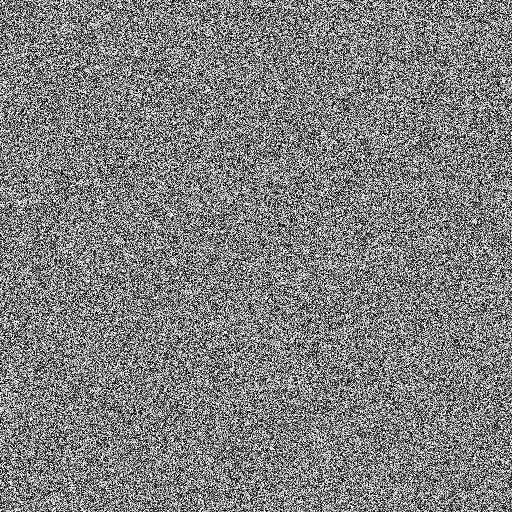
#> input picture output/share1.png, 512 x 512 px
$ python main.py --cover output/share1.png --watermark output/share2.png
#> lines starting #> are read from the running program, lines starting #| are printed output that depends on the picture
### modules/encryption_module.py
import cv2
import numpy as np
import os

def load_image(image_path):
    """
    Load a grayscale image from the given path.
    Returns:
        image: numpy.ndarray (dtype: uint8)
    """
    image = cv2.imread(image_path, cv2.IMREAD_GRAYSCALE)
    if image is None:
        raise FileNotFoundError(f"Image not found at {image_path}")
    return image


def split_HSB_LSB(image, n_bits):
    """
    Split image pixels into HSB (Higher Significant Bits) and LSB (Lower Significant Bits).
    Args:
        image: numpy.ndarray
        n_bits: Number of LSB bits (1-8)
    Returns:
        HSB: numpy.ndarray
        LSB: numpy.ndarray
    """
    HSB = (image >> n_bits) << n_bits
    LSB = image & ((1 << n_bits) - 1)
    return HSB, LSB


def additive_secret_sharing(HSB, LSB):
    """
    Perform additive secret sharing on both HSB and LSB.
    Args:
        HSB: numpy.ndarray
        LSB: numpy.ndarray
    Returns:
        share1, share2: Two secret shares as numpy.ndarrays
    """
    shape = HSB.shape
    # Random values for HSB and LSB shares
    rand_HSB = np.random.randint(0, 256, shape, dtype=np.uint8)
    rand_LSB = np.random.randint(0, 256, shape, dtype=np.uint8)

    share1 = ((rand_HSB & 0xF0) | (rand_LSB & 0x0F))
    share2 = ((HSB + LSB - share1) % 256).astype(np.uint8)

    return share1, share2


def block_scramble(image, block_size):
    """
    Apply block-level scrambling to the given image.
    Args:
        image: numpy.ndarray
        block_size: size of the block (eg. 2 for 2x2)
    Returns:
        scrambled_image: numpy.ndarray
    """
    scrambled_image = image.copy()
    h, w = image.shape
    num_blocks_h = h // block_size
    num_blocks_w = w // block_size

    indices = [(i, j) for i in range(num_blocks_h) for j in range(num_blocks_w)]
    np.random.shuffle(indices)

    for idx, (i, j) in enumerate(indices):
        target_i, target_j = divmod(idx, num_blocks_w)
        if (target_i, target_j) != (i, j):
            # swap blocks
            block1 = image[i*block_size:(i+1)*block_size, j*block_size:(j+1)*block_size].copy()
            block2 = image[target_i*block_size:(target_i+1)*block_size, target_j*block_size:(target_j+1)*block_size].copy()

            scrambled_image[i*block_size:(i+1)*block_size, j*block_size:(j+1)*block_size] = block2
            scrambled_image[target_i*block_size:(target_i+1)*block_size, target_j*block_size:(target_j+1)*block_size] = block1

    return scrambled_image


def save_image(output_path, image):
    """
    Save an image to disk.
    Args:
        output_path: str
        image: numpy.ndarray
    """
    os.makedirs(os.path.dirname(output_path), exist_ok=True)
    cv2.imwrite(output_path, image)


# 🔵 Example test driver
# [17 lines that do not run on import are left out]

### modules/embedding_module.py
import cv2
import numpy as np
import os
from modules.encryption_module import load_image, save_image

def load_watermark(watermark_path):
    """
    Load a binary watermark image and flatten to 1D bit array.
    """
    watermark = cv2.imread(watermark_path, cv2.IMREAD_GRAYSCALE)
    if watermark is None:
        raise FileNotFoundError(f"Watermark not found at {watermark_path}")
    _, binary_wm = cv2.threshold(watermark, 127, 1, cv2.THRESH_BINARY)
    return binary_wm.flatten()

def block_predictor(block):
    """
    Predict the bottom-right pixel of a 2x2 block using average of other 3.
    """
    a, b, c, _ = block.flatten()
    prediction = (int(a) + int(b) + int(c)) // 3
    return prediction

def calculate_prediction_error(image):
    """
    For each 2x2 block, compute prediction error at (i+1,j+1).
    Returns:
        errors: list of tuples (i, j, error)
    """
    h, w = image.shape
    errors = []
    for i in range(0, h - 1, 2):
        for j in range(0, w - 1, 2):
            block = image[i:i+2, j:j+2]
            if block.shape == (2, 2):
                pred = block_predictor(block)
                actual = int(block[1, 1])
                error = actual - pred
                errors.append((i+1, j+1, error))
    return errors

def embed_watermark_bits(image, watermark_bits):
    """
    Embed watermark bits into image using histogram shifting.
    Returns watermarked image and embedding positions.
    """
    marked = image.copy()
    errors = calculate_prediction_error(image)
    histogram = {}

    for _, _, e in errors:
        histogram[e] = histogram.get(e, 0) + 1

    # Most frequent error (ME)
    if not histogram:
        raise ValueError("No prediction errors calculated.")
    ME = max(histogram, key=histogram.get)

    embedded_positions = []
    bit_idx = 0

    for i, j, e in errors:
        if bit_idx >= len(watermark_bits):
            break

        if e == ME:
            bit = watermark_bits[bit_idx]
            pixel = int(marked[i, j])
            marked[i, j] = np.clip(pixel + bit, 0, 255)
            embedded_positions.append((i, j))
            bit_idx += 1
        elif e > ME:
            # Histogram shifting
            marked[i, j] = np.clip(marked[i, j] + 1, 0, 255)

    return marked, embedded_positions

# 🔵 Example test driver
# [14 lines that do not run on import are left out]

### modules/decryption_extraction_module.py
import numpy as np
import cv2

def combine_shares(share1, share2):
    """
    Combine two encrypted shares to get marked encrypted image.
    """
    return (share1.astype(np.uint16) + share2.astype(np.uint16)) % 256


def inverse_scramble(scrambled_image, block_size, seed=None):
    """
    Reverse block scrambling. Requires known block shuffle order (use same seed).
    """
    if seed is not None:
        np.random.seed(seed)

    image = scrambled_image.copy()
    h, w = image.shape
    num_blocks_h = h // block_size
    num_blocks_w = w // block_size

    indices = [(i, j) for i in range(num_blocks_h) for j in range(num_blocks_w)]
    shuffled = indices.copy()
    np.random.shuffle(shuffled)

    reverse_map = {v: k for k, v in zip(indices, shuffled)}

    unscrambled_image = image.copy()
    for (i, j), (orig_i, orig_j) in reverse_map.items():
        block = image[i*block_size:(i+1)*block_size, j*block_size:(j+1)*block_size]
        unscrambled_image[orig_i*block_size:(orig_i+1)*block_size, orig_j*block_size:(orig_j+1)*block_size] = block

    return unscrambled_image


def extract_watermark(marked_image, max_bits=1024):
    """
    Extract watermark bits from the marked image using inverse PEE.
    Assumes 2x2 block structure.
    """
    h, w = marked_image.shape
    watermark_bits = []
    embedded_positions = []

    for i in range(0, h - 1, 2):
        for j in range(0, w - 1, 2):
            block = marked_image[i:i+2, j:j+2]
            a, b = block[0, 0], block[0, 1]
            c, d = block[1, 0], block[1, 1]

            predicted = int((int(a) + int(b) + int(c)) / 3)
            e = int(d) - predicted

            if e == 0:
                watermark_bits.append(0)
                embedded_positions.append((i+1, j+1))
            elif e == 1:
                watermark_bits.append(1)
                embedded_positions.append((i+1, j+1))

            if len(watermark_bits) >= max_bits:
                return np.array(watermark_bits), embedded_positions

    return np.array(watermark_bits), embedded_positions

def recover_image(marked_image, watermark_bits, embedded_positions):
    """
    Recovers the original image by subtracting watermark bits from the marked image at the embedding positions.
    This reverses the histogram shifting-based embedding.
    """
    recovered = marked_image.copy()

    for (bit, (i, j)) in zip(watermark_bits, embedded_positions):
        recovered[i, j] = np.clip(recovered[i, j] - bit, 0, 255)

    return recovered


# [5 lines left out: function reconstruct_image, not called in this run]
def decrypt_and_extract(marked_share1, marked_share2, block_size=2, seed=None, n_bits=4):
    """
    Complete pipeline to decrypt the image and extract the watermark bits.
    """
    # Step 1: Reverse scrambling
    unscrambled1 = inverse_scramble(marked_share1, block_size, seed)
    unscrambled2 = inverse_scramble(marked_share2, block_size, seed)

    # Step 2: Combine shares
    marked_image = combine_shares(unscrambled1, unscrambled2)

    # Step 3: Extract watermark
    watermark_bits, embedded_positions = extract_watermark(marked_image)

    # Step 4: Recover original image
    recovered_image = recover_image(marked_image, watermark_bits, embedded_positions)

    # Step 5: Return recovered image and extracted watermark (reshaped to square if needed)
    side_len = int(np.ceil(np.sqrt(len(watermark_bits))))
    watermark_array = np.zeros((side_len, side_len), dtype=np.uint8)
    for idx, bit in enumerate(watermark_bits):
        row = idx // side_len
        col = idx % side_len
        watermark_array[row, col] = bit * 255

    return recovered_image, watermark_array

### modules/modified_rrwei_module.py
# [114 lines of commented-out code are left out]
import numpy as np
import cv2

def adaptive_prediction(block):
    """
    Predict a pixel value in a block using a better adaptive model.
    Currently: average of surrounding 3 pixels (improvable).
    """
    a, b = block[0, 0], block[0, 1]
    c, _ = block[1, 0], block[1, 1]  # d is target
    return int((int(a) + int(b) + int(c)) / 3)


def robust_embed(image, watermark_bits):
    """
    Embed watermark with more redundancy & prediction error shifting.
    Returns watermarked image + map of embedded positions.
    """
    marked = image.copy()
    h, w = image.shape
    embedded = []
    idx = 0

    for i in range(0, h - 1, 2):
        for j in range(0, w - 1, 2):
            if idx >= len(watermark_bits):
                break

            block = marked[i:i+2, j:j+2]
            pred = adaptive_prediction(block)
            pixel = int(block[1, 1])
            e = pixel - pred

            if e in (0, 1):  # can embed
                bit = watermark_bits[idx]
                marked[i+1, j+1] = np.clip(pixel + bit, 0, 255)
                embedded.append((i+1, j+1))
                idx += 1
            elif e > 1:
                marked[i+1, j+1] = np.clip(pixel + 1, 0, 255)  # shift

    return marked, embedded


# [37 lines left out: functions robust_extract, recover_original, not called in this run]
def apply_modified_rrwei(image, watermark_image):
    """
    High-level function to embed watermark using the modified RRWEI-SM method.
    Converts watermark to bit array, embeds it, and returns the marked image and side info.
    """
    # Convert watermark image to bit array (assuming binary watermark)
    watermark_bits = (watermark_image > 127).astype(np.uint8).flatten()

    # Embed watermark
    marked_image, embedded_positions = robust_embed(image, watermark_bits)

    # Store side info (positions & bits) if needed for full reversibility
    side_info = {
        "positions": embedded_positions,
        "watermark_bits": watermark_bits
    }

    return marked_image, side_info

### modules/evaluation_module.py
import numpy as np
import cv2
from skimage.metrics import structural_similarity as ssim

def calculate_psnr(original, test):
    """
    Compute Peak Signal-to-Noise Ratio between two images.
    """
    mse = np.mean((original.astype(np.float32) - test.astype(np.float32)) ** 2)
    if mse == 0:
        return float('inf')
    PIXEL_MAX = 255.0
    return 20 * np.log10(PIXEL_MAX / np.sqrt(mse))


def calculate_ssim(original, test):
    """
    Compute Structural Similarity Index between two images.
    """
    score, _ = ssim(original, test, full=True)
    return score


def calculate_ber(original_bits, extracted_bits):
    """
    Compute Bit Error Rate (BER) between watermark bits.
    """
    original_bits = np.array(original_bits)
    extracted_bits = np.array(extracted_bits)

    if len(original_bits) != len(extracted_bits):
        raise ValueError("Length mismatch in BER calculation.")

    errors = np.sum(original_bits != extracted_bits)
    return errors / len(original_bits)


def calculate_npcr(original, test):
    """
    Compute Number of Pixel Change Rate (NPCR).
    """
    assert original.shape == test.shape, "Image dimensions must match."

    diff = original != test
    changed_pixels = np.sum(diff)
    total_pixels = original.size

    return changed_pixels / total_pixels
def evaluate_all(original, recovered, encrypted, extracted_watermark, original_watermark):
    """
    Evaluate image and watermark quality using PSNR, SSIM, BER, and NPCR.
    """
    print("\n📈 Evaluation Results:\n" + "-" * 60)

    # PSNR and SSIM between original and recovered
    psnr_val = calculate_psnr(original, recovered)
    ssim_val = calculate_ssim(original, recovered)
    print(f"🖼️ Image Quality:\n  PSNR: {psnr_val:.2f} dB\n  SSIM: {ssim_val:.4f}")

    # NPCR between original and encrypted
    npcr_val = calculate_npcr(original, encrypted)
    print(f"🔐 Encryption Strength:\n  NPCR: {npcr_val*100:.2f}%")

    # BER for watermark (convert images to bits)
    wm_bits_original = (original_watermark > 127).astype(np.uint8).flatten()
    wm_bits_extracted = (extracted_watermark > 127).astype(np.uint8).flatten()

    min_len = min(len(wm_bits_original), len(wm_bits_extracted))
    ber_val = calculate_ber(wm_bits_original[:min_len], wm_bits_extracted[:min_len])
    print(f"💧 Watermark Integrity:\n  BER: {ber_val*100:.2f}%")

### main.py
# [60 lines of commented-out code are left out]
import argparse
import os
from modules.encryption_module import load_image, split_HSB_LSB, additive_secret_sharing, block_scramble, save_image
from modules.embedding_module import load_watermark, embed_watermark_bits
from modules.decryption_extraction_module import decrypt_and_extract
from modules.modified_rrwei_module import apply_modified_rrwei
from modules.evaluation_module import evaluate_all

def phase_separator(name):
    print(f"\n{'='*60}\n🟩 Starting: {name}\n{'='*60}")

def run_encryption(image_path):
    image = load_image(image_path)
    HSB, LSB = split_HSB_LSB(image, n_bits=4)
    share1, share2 = additive_secret_sharing(HSB, LSB)
    scrambled_share1 = block_scramble(share1, block_size=2)
    scrambled_share2 = block_scramble(share2, block_size=2)
    save_image("output/share1.png", scrambled_share1)
    save_image("output/share2.png", scrambled_share2)
    return scrambled_share1, scrambled_share2, HSB, image

def run_embedding(scrambled_share1, watermark_path):
    watermark = load_watermark(watermark_path)
    marked_share1, embedded_pos = embed_watermark_bits(scrambled_share1, watermark)
    save_image("output/marked_share1.png", marked_share1)
    return marked_share1, watermark


def run_decryption_and_extraction(marked_share1, marked_share2):
    recovered_image, extracted_watermark = decrypt_and_extract(marked_share1, marked_share2)
    save_image("output/recovered_image.png", recovered_image)
    save_image("output/extracted_watermark.png", extracted_watermark)
    return recovered_image, extracted_watermark

def run_modified_rrwei(HSB, watermark):
    robust_marked_image, side_info = apply_modified_rrwei(HSB, watermark)
    save_image("output/robust_marked_image.png", robust_marked_image)

def main():
    parser = argparse.ArgumentParser(description="Run the RRWEI-SM pipeline.")
    parser.add_argument("--phase", type=str, default="all", choices=["all", "encrypt", "embed", "extract", "robust", "evaluate"],
                        help="Choose which phase to run")
    parser.add_argument("--cover", type=str, default="images/lena.png", help="Path to cover image")
    parser.add_argument("--watermark", type=str, default="images/watermark.png", help="Path to binary watermark image")
    args = parser.parse_args()

    os.makedirs("output", exist_ok=True)

    if args.phase == "all":
        phase_separator("Phase 1: Image Encryption")
        s1, s2, HSB, original = run_encryption(args.cover)
#> in load_image, image is the input picture: shape (512, 512); min 0, max 255, mean 127.4
#> in run_encryption, `share1, share2 = additive_secret_sharing(HSB, LSB)`:
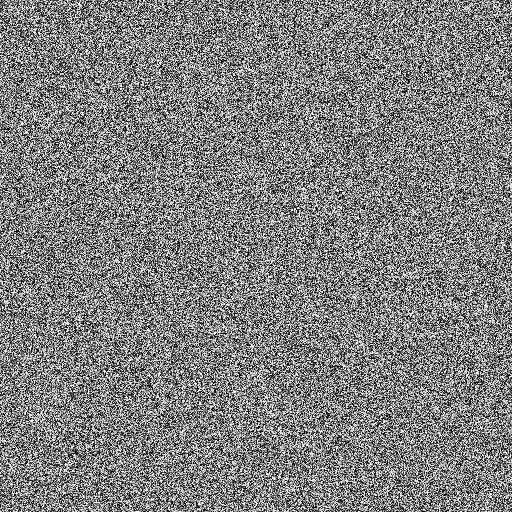
#> share1: shape (512, 512); min 0, max 255, mean 127.4
#> the loop in block_scramble, `for idx, (i, j) in enumerate(indices):` made 65536 passes
#> (block1, block2) on passes 1 to 8: ([[232, 16], [192, 193]], [[168, 8], [169, 57]]), ([[42, 170], [195, 27]], [[114, 137], [95, 59]]), ([[103, 101], [130, 156]], [[42, 165], [166, 21]]), ([[225, 56], [97, 153]], [[202, 153], [25, 244]]), ([[211, 70], [191, 152]], [[120, 174], [195, 193]]), ([[61, 137], [118, 200]], [[23, 183], [105, 93]]), ([[124, 196], [159, 68]], [[205, 204], [88, 80]]), ([[33, 145], [162, 227]], [[35, 220], [144, 161]])
#> after the loop in block_scramble, `for idx, (i, j) in enumerate(indices):`:
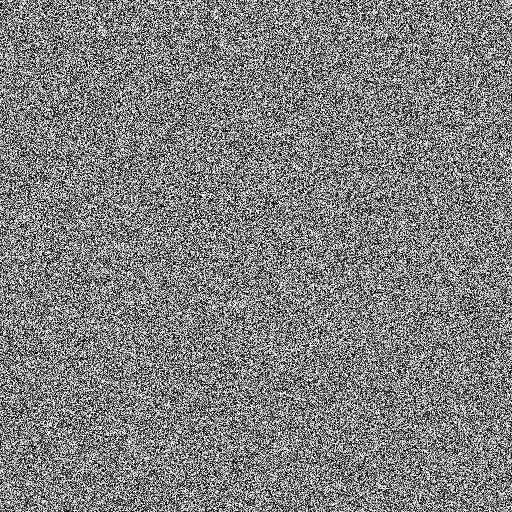
#> scrambled_image: shape (512, 512); min 0, max 255, mean 127.4
#> call 2 of block_scramble, with block_size = 2
#> the loop in block_scramble (call 2), `for idx, (i, j) in enumerate(indices):` made 65536 passes
#> (block1, block2) on passes 1 to 8: ([[232, 76], [79, 68]], [[112, 205], [21, 106]]), ([[70, 83], [243, 51]], [[136, 136], [131, 0]]), ([[199, 248], [204, 171]], [[236, 42], [143, 146]]), ([[251, 199], [18, 54]], [[148, 13], [60, 192]]), ([[84, 11], [32, 149]], [[188, 246], [117, 72]]), ([[130, 71], [55, 221]], [[102, 222], [208, 214]]), ([[12, 172], [214, 130]], [[138, 242], [173, 92]]), ([[71, 242], [116, 102]], [[78, 42], [206, 27]])
#> after the loop in block_scramble (call 2), `for idx, (i, j) in enumerate(indices):`:
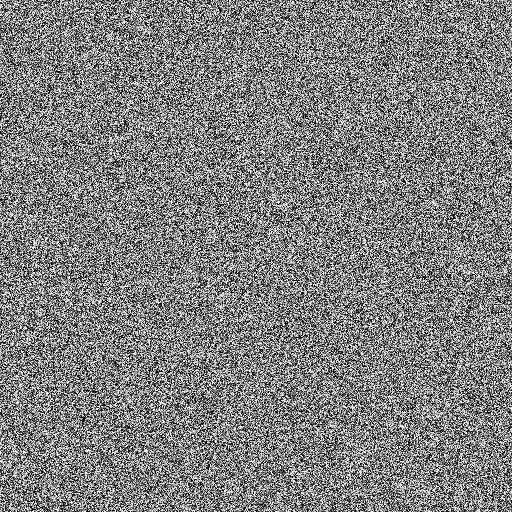
#> scrambled_image: shape (512, 512); min 0, max 255, mean 127.7

        phase_separator("Phase 2: Watermark Embedding")
        m1, watermark = run_embedding(s1, args.watermark)
#> in load_watermark, `_, binary_wm = cv2.threshold(watermark, 127, 1, cv2.THRESH_BINARY)`:
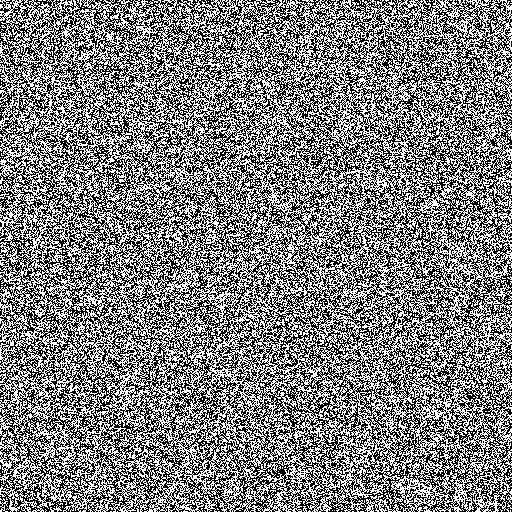
#> binary_wm: shape (512, 512); values 0 (black) and 1 (white), 50% white; black in thin lines or dots
#> the loop in embed_watermark_bits, `for _, _, e in errors:` made 65536 passes
#> e on passes 1 to 3: 119, 118, 48
#> the loop in embed_watermark_bits, `for i, j, e in errors:` made 65536 passes
#> (j, e) on passes 1 to 3: (1, 119), (3, 118), (5, 48)
        m2 = s2  # unmodified second share
        save_image("output/marked_share2.png", m2)


        phase_separator("Phase 3: Decryption & Watermark Extraction")
        recovered_image, extracted_watermark = run_decryption_and_extraction(m1, m2)
#> call 2 of inverse_scramble, with block_size = 2
#> after the loop in inverse_scramble (call 2), `for (i, j), (orig_i, orig_j) in reverse_map.items():`:
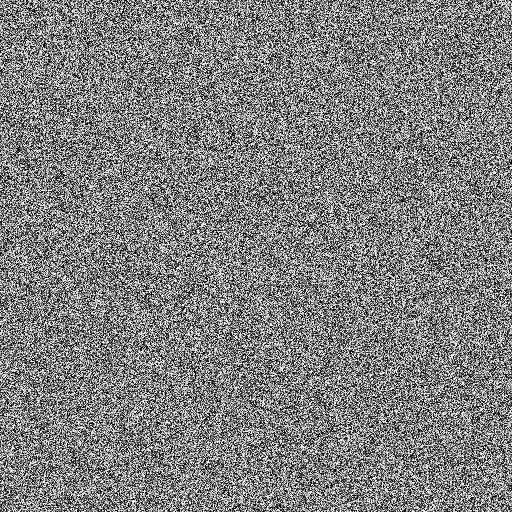
#> unscrambled_image: shape (512, 512); min 0, max 255, mean 127.7
#> in combine_shares, `return (share1.astype(np.uint16) + share2.astype(np.uint16)) % 256`:
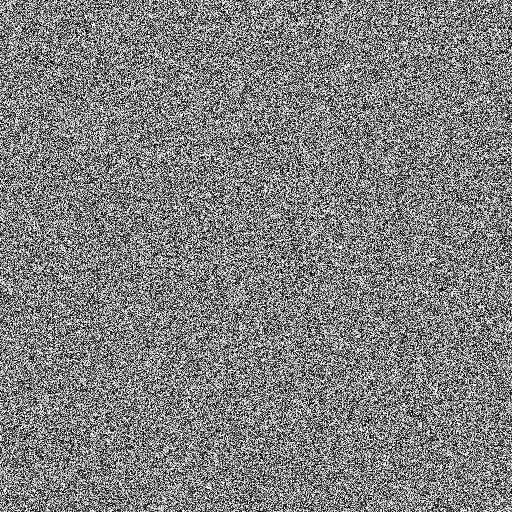
#> returned value: shape (512, 512) uint16; min 0, max 255, mean 127.8
#> the loop in recover_image, `for (bit, (i, j)) in zip(watermark_bits, embedded_positions):` made 490 passes
#> (bit, i, j) on passes 1 to 3: (1, 3, 15), (0, 3, 113), (0, 3, 239)
#> the loop in decrypt_and_extract, `for idx, bit in enumerate(watermark_bits):` made 490 passes
#> bit on passes 1 to 3: 1, 0, 0

        phase_separator("Phase 4: Robust RRWEI-SM Embedding")
        run_modified_rrwei(HSB, watermark)

        phase_separator("Phase 5: Evaluation")
        evaluate_all(original, recovered_image, s1, extracted_watermark, watermark)
#| 🖼️ Image Quality:
#|   PSNR: 7.75 dB
#|   SSIM: 0.0033
#> in calculate_npcr, `diff = original != test`:
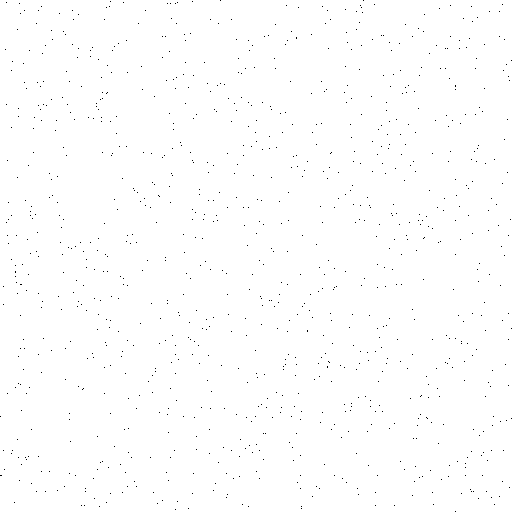
#> diff: shape (512, 512) bool; 99.6% white; black in thin lines or dots
#| 🔐 Encryption Strength:
#|   NPCR: 99.60%
#| 💧 Watermark Integrity:
#|   BER: 44.23%

    elif args.phase == "encrypt":
        phase_separator("Phase 1: Image Encryption")
        run_encryption(args.cover)

    elif args.phase == "embed":
        s1 = load_image("output/share1.png")
        s2 = load_image("output/share2.png")
        phase_separator("Phase 2: Watermark Embedding")
        run_embedding(s1, s2, args.watermark)

    elif args.phase == "extract":
        m1 = load_image("output/marked_share1.png")
        m2 = load_image("output/marked_share2.png")
        phase_separator("Phase 3: Decryption & Watermark Extraction")
        run_decryption_and_extraction(m1, m2)

    elif args.phase == "robust":
        image = load_image(args.cover)
        HSB, _ = split_HSB_LSB(image, n_bits=4)
        watermark = load_watermark(args.watermark)
        phase_separator("Phase 4: Robust RRWEI-SM Embedding")
        run_modified_rrwei(HSB, watermark)

    elif args.phase == "evaluate":
        original = load_image(args.cover)
        recovered = load_image("output/recovered_image.png")
        encrypted = load_image("output/share1.png")
        extracted_w = load_image("output/extracted_watermark.png")
        watermark = load_watermark(args.watermark)
        phase_separator("Phase 5: Evaluation")
        evaluate_all(original, recovered, encrypted, extracted_w, watermark)

    print("\n✅ Done.\n")

if __name__ == "__main__":
    main()
